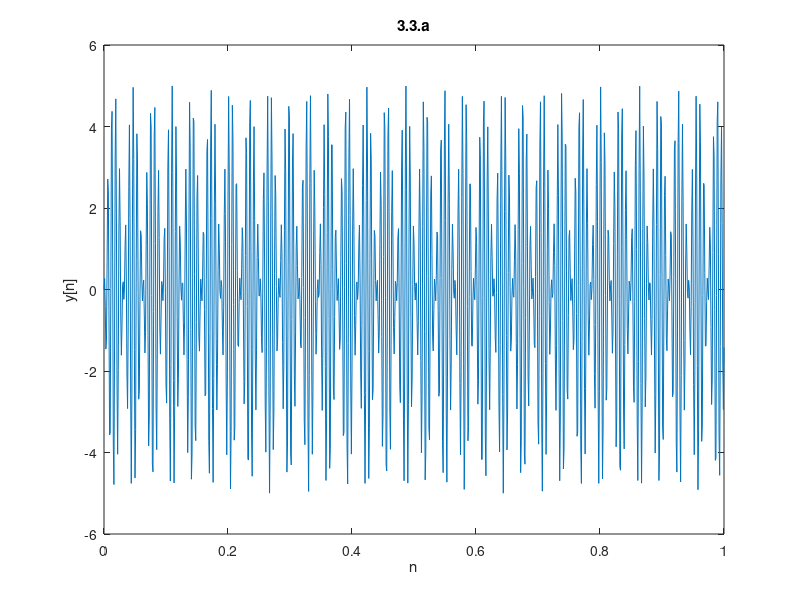

Reproduce this figure in MATLAB.
t=0:0.001:1;
wc=1000;
wm=100;
car=cos(wc*t);
mes=5*sin(wm*t);
y=car.*mes;
plot(t,y);
title('3.3.a');
xlabel('n');
ylabel('y[n]');